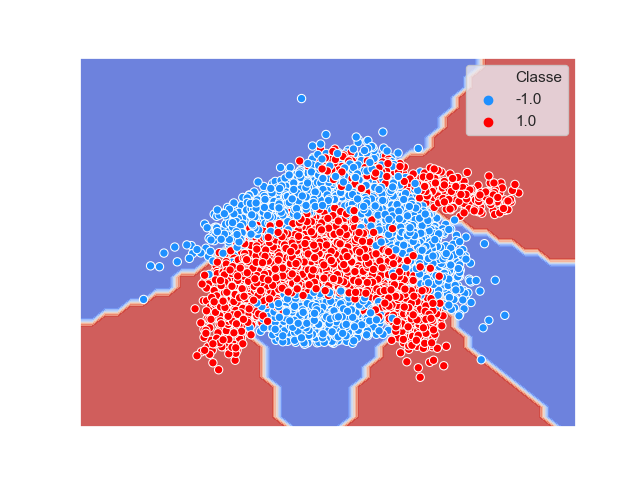

The Python source for this figure:
import numpy as np
import pandas as pd
from matplotlib import pyplot as plt
from sklearn.neighbors import KNeighborsClassifier
from sklearn.model_selection import train_test_split
from sklearn.metrics import accuracy_score, classification_report, confusion_matrix
from sklearn.model_selection import train_test_split, cross_val_score, KFold
import seaborn as sns
import csv
sns.set()


def main():

    dataset, X, y, X_train, X_test, y_train, y_test = setupDataset()

    knn = KNeighborsClassifier(n_neighbors=5, metric='euclidean')
    knn.fit(X_train, y_train)
    predY = knn.predict(X_test)

    accuracy = accuracy_score(y_test, predY)
    print(accuracy)
    evaluateKNN(X, y, X_test, y_test, predY, 'KNN', knn)
    generateGraphs(X.to_numpy(), y.to_numpy(dtype=np.int64), knn, dataset)


def setupDataset():
    dataset = pd.read_csv("../data/banana.csv")
    X = dataset.drop('Classe', axis=1)
    y = dataset['Classe']

    X_train, X_test, y_train, y_test = train_test_split(X, y, test_size=0.20)
    return dataset, X, y, X_train, X_test, y_train, y_test


def evaluateKNN(X, y, X_test, y_test, y_pred, kernelType, classifier):
    confusionMatrix = pd.crosstab(y_test, y_pred)
    classificationReport = classification_report(
        y_test, y_pred, output_dict=True)
    confusionMatrix.to_csv('confusion-matrix-{}.csv'.format(kernelType))
    pd.DataFrame(classificationReport).transpose().to_csv(
        'classification-report-{}.csv'.format(kernelType))

    kfold2 = KFold(n_splits=2)
    scoresCV2 = cross_val_score(classifier, X, y, cv=kfold2)
    kfold5 = KFold(n_splits=5)
    scoresCV5 = cross_val_score(classifier, X, y, cv=kfold5)
    kfold10 = KFold(n_splits=10)
    scoresCV10 = cross_val_score(classifier, X, y, cv=kfold10)

    with open('cross-validation-file.csv', mode='a') as CVFile:
        writer = csv.writer(CVFile)
        writer.writerow([kernelType, 2, scoresCV2,
                         scoresCV2.mean(), 1 - scoresCV2.mean()])
        writer.writerow([kernelType, 5, scoresCV5,
                         scoresCV5.mean(), 1 - scoresCV5.mean()])
        writer.writerow([kernelType, 10, scoresCV10,
                         scoresCV10.mean(), 1 - scoresCV10.mean()])


def generateGraphs(X, y, classifier, dataset, h=0.2):
    x_min, x_max = X[:, 0].min() - 1, X[:, 0].max() + 1
    y_min, y_max = X[:, 1].min() - 1, X[:, 1].max() + 1
    xx, yy = np.meshgrid(np.arange(x_min, x_max, h),
                         np.arange(y_min, y_max, h))

    plt.clf()

    Z = classifier.predict(np.c_[xx.ravel(), yy.ravel()])

    # Put the result into a color plot
    Z = Z.reshape(xx.shape)
    plt.contourf(xx, yy, Z, cmap=plt.cm.coolwarm, alpha=0.8)

    # Plot also the training points
    color_dict = dict({1.0: 'red',
                       -1.0: 'dodgerblue'})
    scatter = sns.scatterplot(x="at1", y="at2", hue="Classe",
                                data=dataset, palette=color_dict)
    scatter.set(xlabel=None, ylabel=None)
    plt.xlim(xx.min(), xx.max())
    plt.ylim(yy.min(), yy.max())
    plt.xticks(())
    plt.yticks(())
    plt.savefig('knn.png')


main()
